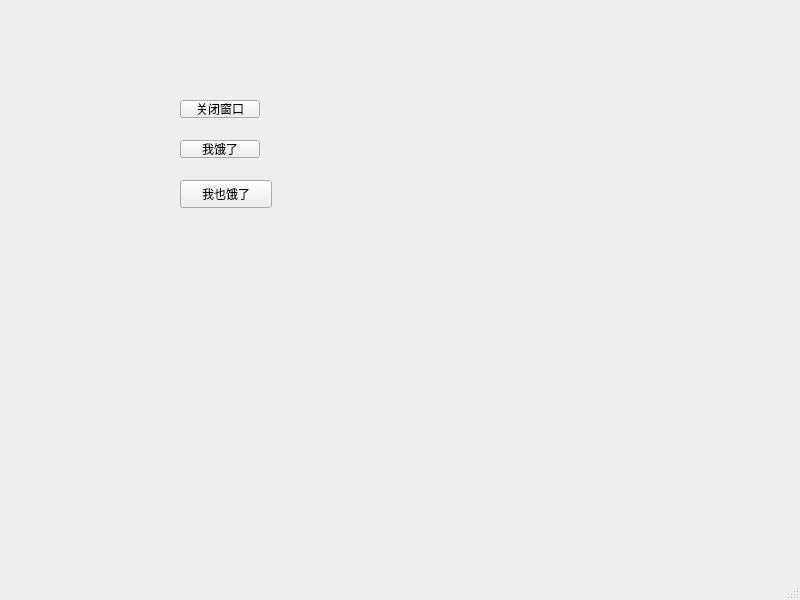
<?xml version="1.0" encoding="UTF-8"?>
<ui version="4.0">
 <class>MainWindow</class>
 <widget class="QMainWindow" name="MainWindow">
  <property name="geometry">
   <rect>
    <x>0</x>
    <y>0</y>
    <width>800</width>
    <height>600</height>
   </rect>
  </property>
  <property name="windowTitle">
   <string>MainWindow</string>
  </property>
  <widget class="QWidget" name="centralwidget">
   <widget class="QPushButton" name="CloseBtn">
    <property name="geometry">
     <rect>
      <x>180</x>
      <y>100</y>
      <width>80</width>
      <height>18</height>
     </rect>
    </property>
    <property name="text">
     <string>关闭窗口</string>
    </property>
   </widget>
   <widget class="QPushButton" name="hungryBtn">
    <property name="geometry">
     <rect>
      <x>180</x>
      <y>140</y>
      <width>80</width>
      <height>18</height>
     </rect>
    </property>
    <property name="text">
     <string>我饿了</string>
    </property>
   </widget>
   <widget class="QPushButton" name="hungryBtn2">
    <property name="geometry">
     <rect>
      <x>180</x>
      <y>180</y>
      <width>92</width>
      <height>28</height>
     </rect>
    </property>
    <property name="text">
     <string>我也饿了</string>
    </property>
   </widget>
  </widget>
  <widget class="QMenuBar" name="menubar">
   <property name="geometry">
    <rect>
     <x>0</x>
     <y>0</y>
     <width>800</width>
     <height>24</height>
    </rect>
   </property>
  </widget>
  <widget class="QStatusBar" name="statusbar"/>
 </widget>
 <resources/>
 <connections/>
</ui>
